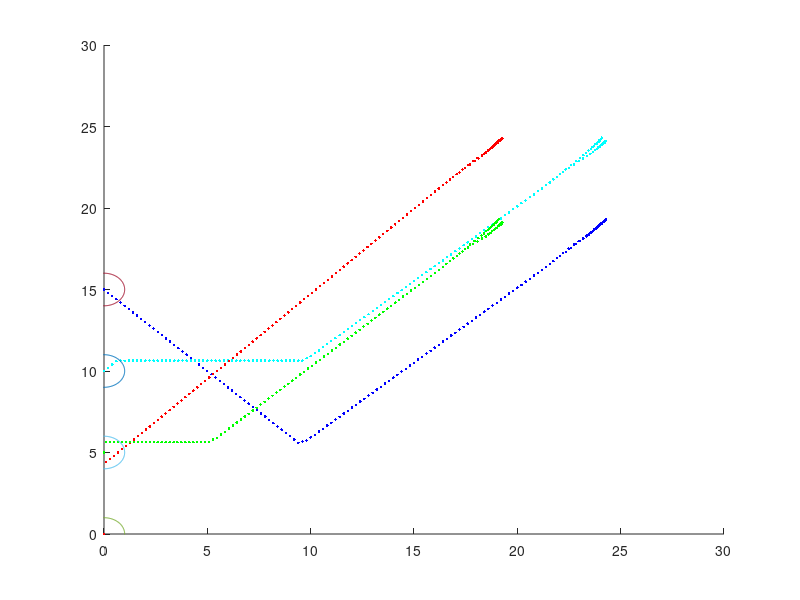

This figure's MATLAB source: (Note: this script raises an error after producing the figure.)
clc
clear all
clf

A=[0 0;0 0];
B=[1 0;0 1];
C=eye(2,2);
D=zeros(2,2);

sys=ss(A,B,C,D);


Num_agen=4;


Ts=0.1;
sysd=c2d(sys,Ts);
Ad=sysd.A;
Bd=sysd.B;
T=50;
%% intial trajectory
count=1;
%X(:,1)=[0;0 ;  20;0 ; 20;20   ;  0;20 ];
X(:,1)=[0;0 ;  0;5 ; 0;10   ;  0;15 ];
for t=0:Ts:15
    if t<2
        u(:,count)=0*ones(2*Num_agen,1);
    else
        u(:,count)=0*ones(2*Num_agen,1);
    end
    for i=1:Num_agen
        X((2*i-1):(2*i),count+1)=Ad*X((2*i-1):(2*i),count)+Bd*u((2*i-1):(2*i),count);
    end
    count=count+1;
end

X0=X;
for i=1:Num_agen
    hold on
    plot(X((2*i-1),:),X((2*i),:),'.')
end
N=length(X(1,:));

hold on





%% Laplacian initial traj

X(:,1)=[0;0 ;  0;5 ; 0;15   ;  0;10 ];
%X(:,1)=[20;25 ;  20;20 ; 25;20   ;  25;25 ];
kp = 5.8;
kc = 0.5;
Laplacian = - ones(Num_agen) + Num_agen*eye(Num_agen);
%
%
final = [20;25 ;  20;20 ; 25;20   ;  25;25 ];
final = [20;25 ;  20;20 ; 25;20   ;  25;25 ];
for ii=1:Num_agen
    for jj=1:2
        final_trans(ii,jj)=final(2*(ii-1)+jj,1);
    end
end
final_centeroid=[sum(final_trans(:,1))/Num_agen,sum(final_trans(:,2))/Num_agen];



V_des=zeros(2*Num_agen,N-1);
X_trans=zeros(Num_agen,2);
for i=1:N-1
    for ii=1:Num_agen
        for jj=1:2
            X_trans(ii,jj)=X(2*(ii-1)+jj,i);
        end
    end
    centroid = (ones(Num_agen,Num_agen) * reshape(X_trans,[4,2]))/4;
    centroid_diff = centroid-[final_centeroid(1) final_centeroid(2);final_centeroid(1) final_centeroid(2);final_centeroid(1) final_centeroid(2);final_centeroid(1) final_centeroid(2)];

    V_des_trans = Laplacian*(final_trans-X_trans);



    V_des_trans=kp*V_des_trans - centroid_diff*kc;
    for ii=1:Num_agen
        for jj=1:2
            if V_des_trans(ii,jj)>=2
                V_des_trans(ii,jj)=2;
            elseif V_des_trans(ii,jj)<=-2
                V_des_trans(ii,jj)=-2;
            end
        end
    end
    V_des(:,i)=reshape(V_des_trans',[8,1]);
    for j=1:Num_agen
        X((j-1)*2+1:(j-1)*2+2,i+1)=Ad*X((j-1)*2+1:(j-1)*2+2,i)+Bd*V_des_trans(j,:)';
    end
    hold on 
    plot(X(1,i),X(2,i),'r.');
    plot(X(3,i),X(4,i),'g.');
    plot(X(5,i),X(6,i),'b.');
    plot(X(7,i),X(8,i),'c.');
    xlim([0 30])
    ylim([0 30])
    pause(0.01)

end



u=V_des;
X0=X;
u0=u;
% V_des=zeros(2*Num_agen,N-1);
% X_trans=zeros(Num_agen,2);
% for i=1:N-1
% 
%     for ii=1:Num_agen
%         for jj=1:2
%             X_trans(ii,jj)=X(2*(ii-1)+jj,i);
%         end
%     end
% 
%     centroid = (ones(Num_agen,Num_agen) * reshape(X_trans,[4,2]))/4;
%     centroid_diff = centroid-[final_centeroid(1) final_centeroid(2);final_centeroid(1) final_centeroid(2);final_centeroid(1) final_centeroid(2);final_centeroid(1) final_centeroid(2)];
% 
%     V_des_trans = Laplacian*(final_trans-X_trans);
% 
%     V_des_trans=kp*V_des_trans - centroid_diff*kc;
%     V_des(:,i)=reshape(V_des_trans',[8,1]);
% end




%%
R_obs=2;
R_agent=1;

obs_center=[
    X(1:2,1)'; ...
    X(3:4,1)'; ...
    X(5:6,1)'; ...
    X(7:8,1)'];
R_plot=[R_agent,R_agent,R_agent,R_agent];
R=2*R_plot;


alpha=1;
obs_num=length(R);
r_default=0.5;
r=0.5;

lambda=10000;

i=1;
figure(1)
tol=0.001;



hold on

theta=linspace(0,2*pi,201);
for j=1:obs_num
    x_theta=R_plot(j)*cos(theta);
    y_theta=R_plot(j)*sin(theta);
    plot(obs_center(j,1)+x_theta,obs_center(j,2)+y_theta)
end
Linear_cost=zeros(1,200);
for iteration=1:60



    V_des=zeros(2*Num_agen,N-1);
    X_trans=zeros(Num_agen,2);
    for i=1:N-1

        for ii=1:Num_agen
            for jj=1:2
                X_trans(ii,jj)=X(2*(ii-1)+jj,i);
            end
        end

        centroid = (ones(Num_agen,Num_agen) * reshape(X_trans,[4,2]))/4;
        centroid_diff = centroid-[final_centeroid(1) final_centeroid(2);final_centeroid(1) final_centeroid(2);final_centeroid(1) final_centeroid(2);final_centeroid(1) final_centeroid(2)];

        V_des_trans = Laplacian*(final_trans-X_trans);

        V_des_trans=kp*V_des_trans - centroid_diff*kc;

        for ii=1:Num_agen
            for jj=1:2
                if V_des_trans(ii,jj)>=2
                    V_des_trans(ii,jj)=2;
                elseif V_des_trans(ii,jj)<=-2
                    V_des_trans(ii,jj)=-2;
                end
            end
        end
        V_des(:,i)=reshape(V_des_trans',[8,1]);
    end


    cvx_solver SDPT3
    cvx_precision best

    cvx_begin

    variable w(2*Num_agen,N-1)

    variable v(2*Num_agen,N-1)
    variable d(2*Num_agen,N)
    variable s(N*(obs_num-1),Num_agen)
    %variable center(N,2)

    %variable s_pos(N)

    minimize (  norm((u+w-u0),1) + norm((X+d-X0),1) + ...
        1000*lambda*sum(sum(abs(v)))  + lambda*0.001*(   sum(sum(max(s,0)))   ))

    subject to
    cvx_precision best
    %cvx_precision low
    E=eye(2);
    d(:,1)==zeros(2*Num_agen,1);

    %center(1,:)==[0,0];



    for i=1:N-1

        obs_center=[
            X(1:2,i)'; ...
            X(3:4,i)'; ...
            X(5:6,i)'; ...
            X(7:8,i)'];

        % center(i,:)=[(X(1,i)+X(3,i)+X(5,i)+X(7,i))/4,(X(2,i)+X(4,i)+X(6,i)+X(8,i))/4];
        % 
        % 
        % final = [20,25 ;  20,20 ; 25,20   ;  25,25 ];
        % final_centeroid=[22.5,22.5];
        % centroid_diff = center(i,:)-final_centeroid;
        % V_des = Laplacian*(final-obs_center);
        % V_des=kp*V_des - centroid_diff*kc;
        % 
        % for ii=1:4
        %     for jj=1:2
        %         if V_des(ii,jj)>8
        %             V_dess(jj+2*(ii-1),1)=8;
        %         elseif V_des(ii,jj)<-8
        %             V_dess(jj+2*(ii-1),1)=-8;
        %         else
        %             V_dess(jj+2*(ii-1),1)=V_des(ii,jj);
        %         end
        %     end
        % end



        for j=1:Num_agen


            -r<=w((2*j-1):(2*j),i)<=r;



            X((2*j-1):(2*j),i+1)+d((2*j-1):(2*j),i+1)== ...
                (Ad*X((2*j-1):(2*j),i)+Ad*d((2*j-1):(2*j),i))+ ...
                (Bd*u((2*j-1):(2*j),i)+Bd*w((2*j-1):(2*j),i))+E*v((2*j-1):(2*j),i);


            




            countk=1;

            for k=1:obs_num
                if k==j
                    continue
                end
                s((countk-1)*(N)+i,j)>=0;
                2*R(k)-norm(X((2*j-1):(2*j),i)-obs_center(k,:)',2)- ...
                    (X((2*j-1):(2*j),i)-obs_center(k,:)')'*(X((2*j-1):(2*j),i)+d((2*j-1):(2*j),i)-obs_center(k,:)') ...
                    /norm(X((2*j-1):(2*j),i)-obs_center(k,:)',2)<=s((countk-1)*(N)+i,j);
                countk=countk+1;
            end
        end

    end

    X(:,N)+d(:,N)==[20;25 ;  20;20 ; 25;20   ;  25;25 ];

    cvx_end

    %



    rho0 = 0.03;
    rho1 = 0.25;
    rho2 = 0.75;

    Linear_cost(iteration)=(  norm((u+w-u0),1) + norm((X+d-X0),1) + ...
        1000*lambda*sum(sum(abs(v)))  + lambda*0.001*(   sum(sum(max(s,0)))   ));

    if iteration >= 2
        delta_L = (Linear_cost(iteration) - Linear_cost(iteration-1)) / Linear_cost(iteration);
    else
        delta_L = 1;
    end

    if Linear_cost(iteration)<=10000
        if abs(delta_L) <= rho0
            r = max(r, 0.2);
            X = X + d;
            u = u + w;
        elseif abs(delta_L) <= rho1
            r = r/1.2;
            X = X + d;
            u = u + w;
        elseif abs(delta_L) <= rho2
            r = r / 1.5;
            X = X + d;
            u = u + w;
        else
            X = X + d;
            u = u + w;
            r = r / 1.6;
        end
    else
        r = r / 1.7;
        X = X + d;
        u = u + w;
    end
    r
    hold on
    for i=1:Num_agen
        hold on
        plot(X((2*i-1),:),X((2*i),:),'.')
    end
    ss=0;



    for i=1:N

        obs_center=[
            X(1:2,i)'; ...
            X(3:4,i)'; ...
            X(5:6,i)'; ...
            X(7:8,i)'];
        for j=1:Num_agen
            countk=1;
            for k=1:obs_num
                if k==j
                    continue
                end
                ss((countk-1)*(N)+i,j)=R(k)-norm(X((2*j-1):(2*j),i)-obs_center(k,:)',2);
                countk=countk+1;
            end
        end

    end

    ss_max=max(ss);





    if max(max(ss))<0 && iteration>40
        break;
    end
    pause(0.01)
end


%%
figure(2)
hold on
for i=1:N
    for j=1:Num_agen
        hold on
        if j==1
            plot(X((2*j-1),i),X((2*j),i),'r.')
        elseif j==2
            plot(X((2*j-1),i),X((2*j),i),'g.')
        elseif j==3
            plot(X((2*j-1),i),X((2*j),i),'b.')
        elseif j==4
            plot(X((2*j-1),i),X((2*j),i),'c.')
        end

        %plot(X0((2*i-1),:),X0((2*i),:),'.')
    end

    obs_center=[
        X(1:2,i)'; ...
        X(3:4,i)'; ...
        X(5:6,i)'; ...
        X(7:8,i)'];


    theta=linspace(0,2*pi,201);
    xlim([-5 50])
    ylim([-5 50])
    for j=1:obs_num
        hold on
        x_theta=R_plot(j)*cos(theta);
        y_theta=R_plot(j)*sin(theta);
        if j==1
            plot(obs_center(j,1)+x_theta,obs_center(j,2)+y_theta,'r')
        elseif j==2
            plot(obs_center(j,1)+x_theta,obs_center(j,2)+y_theta,'g')
        elseif j==3
            plot(obs_center(j,1)+x_theta,obs_center(j,2)+y_theta,'b')
        elseif j==4
            plot(obs_center(j,1)+x_theta,obs_center(j,2)+y_theta,'c')
        end
    end

    pause(0.05)
    %clf


end









%% utility funcitons


function XX=stack_vec(X,u)
XX=reshape(X(:,1:end-1),[length((X(:,1)))*length(X(1,:))-4,1]);
uu=reshape(u,[length((u(:,1)))*length(u(1,:)),1]);
XX=[XX;uu];
end


function [X,u]=unstack_vec(XX,uu)
X=reshape(XX,[4,length(XX)/4]);
u=reshape(uu,[2,length(uu)/2]);
end